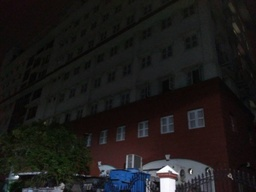
#> input picture q1_input.jpg, 256 x 192 px, shrunk from 1080 x 810 before the run
$ python q2.py
#> lines starting #> are read from the running program, lines starting #| are printed output that depends on the picture
import numpy as np
import cv2

def point_process(point,gamma):

	L=256
	c=(L-1)**(1-gamma)
	return int(c*(point**gamma))


def gamma_transform(img,gamma):

	N,M=img.shape

	for row in range(N):
		for col in range(M):
			img[row][col]=point_process(img[row][col],gamma)


if __name__=='__main__':

	img=cv2.imread('q1_input.jpg')
#> img is the input picture: shape (192, 256, 3); mean B, G, R 25.7, 26.6, 28.5
	img_blue,img_green,img_red=cv2.split(img)
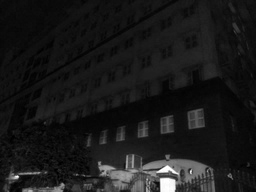
#> img_blue: shape (192, 256); min 0, max 255, mean 25.7
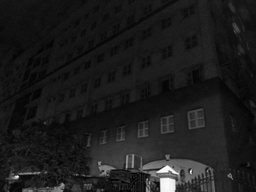
#> img_red: shape (192, 256); min 0, max 255, mean 28.5

	gamma_transform(img_blue,5)
#> the loop in gamma_transform, `for row in range(N):` made 192 passes
#> after the loop in gamma_transform, `for row in range(N):`:
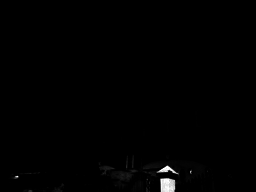
#> img: shape (192, 256); min 0, max 255, mean 1.5
	gamma_transform(img_green,5)
	gamma_transform(img_red,5)

	final1=cv2.merge((img_blue,img_green,img_red))
	cv2.imwrite('q2_output_1.jpg',final1)
	#cv2.imshow('image',final1)
	#cv2.waitKey(0)

	img_blue,img_green,img_red=cv2.split(img)
	gamma_transform(img_blue,0.2)
#> call 4 of gamma_transform, with gamma = 0.2
#> after the loop in gamma_transform (call 4), `for row in range(N):`:
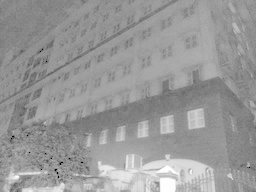
#> img: shape (192, 256); min 0, max 255, mean 152.7
	gamma_transform(img_green,0.2)
#> after the loop in gamma_transform (call 5), `for row in range(N):`:
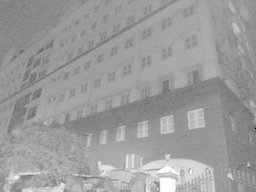
#> img: shape (192, 256); min 0, max 255, mean 156
	gamma_transform(img_red,0.2)
#> after the loop in gamma_transform (call 6), `for row in range(N):`:
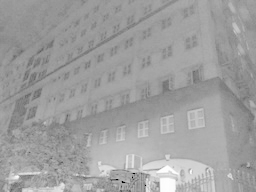
#> img: shape (192, 256); min 0, max 255, mean 159.1

	final2=cv2.merge((img_blue,img_green,img_red))
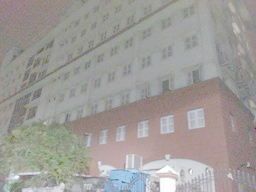
#> final2: shape (192, 256, 3); mean B, G, R 152.7, 156, 159.1
	cv2.imwrite('q2_output_2.jpg',final2)
	#cv2.imshow('image',final2)
	#cv2.waitKey(0)

	#cv2.destroyAllWindows()
